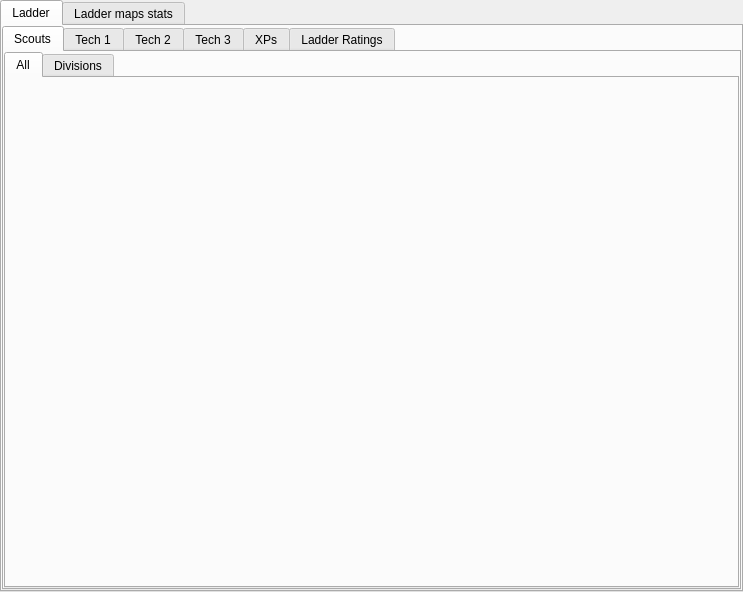
<?xml version="1.0" encoding="UTF-8"?>
<ui version="4.0">
 <class>topTabs</class>
 <widget class="QTabWidget" name="topTabs">
  <property name="geometry">
   <rect>
    <x>0</x>
    <y>0</y>
    <width>743</width>
    <height>592</height>
   </rect>
  </property>
  <property name="windowTitle">
   <string>TabWidget</string>
  </property>
  <property name="currentIndex">
   <number>0</number>
  </property>
  <widget class="QWidget" name="ladderTab">
   <attribute name="title">
    <string>Ladder</string>
   </attribute>
   <layout class="QGridLayout" name="gridLayout">
    <property name="margin">
     <number>0</number>
    </property>
    <item row="0" column="0">
     <widget class="QTabWidget" name="leagues">
      <property name="currentIndex">
       <number>0</number>
      </property>
      <widget class="QWidget" name="tab1">
       <attribute name="title">
        <string>Scouts</string>
       </attribute>
       <layout class="QGridLayout" name="gridLayout_3">
        <property name="margin">
         <number>0</number>
        </property>
        <property name="spacing">
         <number>0</number>
        </property>
        <item row="0" column="0">
         <widget class="QTabWidget" name="league0">
          <property name="currentIndex">
           <number>0</number>
          </property>
          <widget class="QWidget" name="tab_10">
           <attribute name="title">
            <string>All</string>
           </attribute>
           <layout class="QGridLayout" name="gridLayout_8">
            <property name="margin">
             <number>0</number>
            </property>
           </layout>
          </widget>
          <widget class="QWidget" name="tab_11">
           <attribute name="title">
            <string>Divisions</string>
           </attribute>
           <layout class="QGridLayout" name="gridLayout_9">
            <property name="margin">
             <number>0</number>
            </property>
           </layout>
          </widget>
         </widget>
        </item>
       </layout>
      </widget>
      <widget class="QWidget" name="tab2">
       <attribute name="title">
        <string>Tech 1</string>
       </attribute>
       <layout class="QGridLayout" name="gridLayout_7">
        <property name="margin">
         <number>0</number>
        </property>
        <property name="spacing">
         <number>0</number>
        </property>
        <item row="0" column="0">
         <widget class="QTabWidget" name="league1">
          <property name="currentIndex">
           <number>0</number>
          </property>
          <widget class="QWidget" name="tab_12">
           <attribute name="title">
            <string>All</string>
           </attribute>
           <layout class="QGridLayout" name="gridLayout_17">
            <property name="margin">
             <number>0</number>
            </property>
           </layout>
          </widget>
          <widget class="QWidget" name="tab_13">
           <attribute name="title">
            <string>Divisions</string>
           </attribute>
           <layout class="QGridLayout" name="gridLayout_16">
            <property name="margin">
             <number>0</number>
            </property>
           </layout>
          </widget>
         </widget>
        </item>
       </layout>
      </widget>
      <widget class="QWidget" name="tab3">
       <attribute name="title">
        <string>Tech 2</string>
       </attribute>
       <layout class="QGridLayout" name="gridLayout_6">
        <property name="margin">
         <number>0</number>
        </property>
        <property name="spacing">
         <number>0</number>
        </property>
        <item row="0" column="0">
         <widget class="QTabWidget" name="league2">
          <property name="currentIndex">
           <number>0</number>
          </property>
          <widget class="QWidget" name="tab_14">
           <attribute name="title">
            <string>All</string>
           </attribute>
           <layout class="QGridLayout" name="gridLayout_15">
            <property name="margin">
             <number>0</number>
            </property>
           </layout>
          </widget>
          <widget class="QWidget" name="tab_15">
           <attribute name="title">
            <string>Divisions</string>
           </attribute>
           <layout class="QGridLayout" name="gridLayout_14">
            <property name="margin">
             <number>0</number>
            </property>
           </layout>
          </widget>
         </widget>
        </item>
       </layout>
      </widget>
      <widget class="QWidget" name="tab4">
       <attribute name="title">
        <string>Tech 3</string>
       </attribute>
       <layout class="QGridLayout" name="gridLayout_5">
        <property name="margin">
         <number>0</number>
        </property>
        <property name="spacing">
         <number>0</number>
        </property>
        <item row="0" column="0">
         <widget class="QTabWidget" name="league3">
          <property name="currentIndex">
           <number>0</number>
          </property>
          <widget class="QWidget" name="tab_16">
           <attribute name="title">
            <string>All</string>
           </attribute>
           <layout class="QGridLayout" name="gridLayout_13">
            <property name="margin">
             <number>0</number>
            </property>
           </layout>
          </widget>
          <widget class="QWidget" name="tab_17">
           <attribute name="title">
            <string>Divisions</string>
           </attribute>
           <layout class="QGridLayout" name="gridLayout_12">
            <property name="margin">
             <number>0</number>
            </property>
           </layout>
          </widget>
         </widget>
        </item>
       </layout>
      </widget>
      <widget class="QWidget" name="tab5">
       <attribute name="title">
        <string>XPs</string>
       </attribute>
       <layout class="QGridLayout" name="gridLayout_4">
        <property name="margin">
         <number>0</number>
        </property>
        <property name="spacing">
         <number>0</number>
        </property>
        <item row="0" column="0">
         <widget class="QTabWidget" name="league4">
          <property name="currentIndex">
           <number>0</number>
          </property>
          <widget class="QWidget" name="tab_18">
           <attribute name="title">
            <string>All</string>
           </attribute>
           <layout class="QGridLayout" name="gridLayout_11">
            <property name="margin">
             <number>0</number>
            </property>
           </layout>
          </widget>
          <widget class="QWidget" name="tab_19">
           <attribute name="title">
            <string>Divisions</string>
           </attribute>
           <layout class="QGridLayout" name="gridLayout_10">
            <property name="margin">
             <number>0</number>
            </property>
           </layout>
          </widget>
         </widget>
        </item>
       </layout>
      </widget>
      <widget class="QWidget" name="LadderRatings">
       <attribute name="title">
        <string>Ladder Ratings</string>
       </attribute>
       <layout class="QGridLayout" name="gridLayout_2">
        <property name="margin">
         <number>0</number>
        </property>
       </layout>
      </widget>
     </widget>
    </item>
   </layout>
  </widget>
  <widget class="QWidget" name="laddermapTab">
   <attribute name="title">
    <string>Ladder maps stats</string>
   </attribute>
   <layout class="QGridLayout" name="gridLayout_18"/>
  </widget>
 </widget>
 <resources/>
 <connections/>
</ui>
